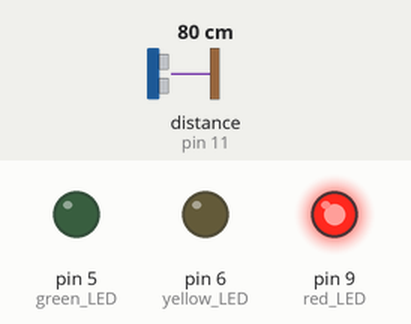
This sketch was run on a simulated Arduino Uno, built with avr-gcc and run on an emulated ATmega328P. Shown: output pins drawn as LEDs (lit = HIGH). Wiring (inferred from the names in the program): ultrasonic range finder: trigger pin 12; echo pin 11. The test bench sets the inputs (shaded band); at power-on: distance to the obstacle (sensor on pin 11) 80 cm. The echo pulse lasts 58.3 µs per cm; pins used as bus, display or sensor lines are not drawn.

Above: at 1.2 s.
1.3 s: distance to the obstacle (sensor on pin 11) set to 12 cm
2.8 s: distance to the obstacle (sensor on pin 11) set to 9 cm
At 4.0 s:
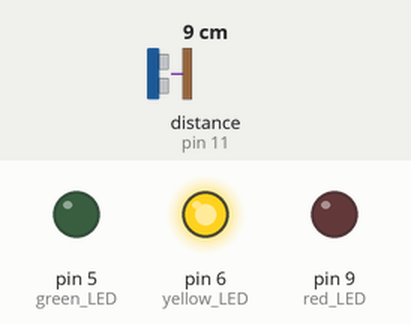
4.3 s: distance to the obstacle (sensor on pin 11) set to 7 cm
5.8 s: distance to the obstacle (sensor on pin 11) set to 4 cm
At 6.2 s:
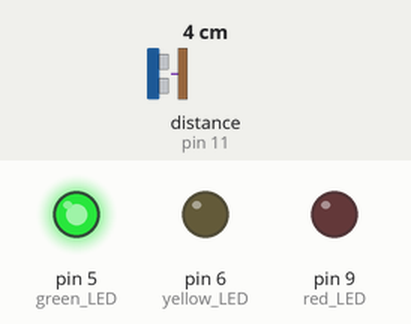
7.3 s: distance to the obstacle (sensor on pin 11) set to 18 cm
At 7.8 s:
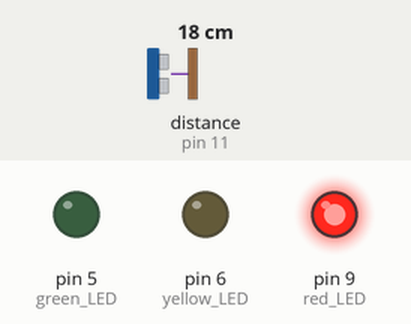
8.8 s: distance to the obstacle (sensor on pin 11) set to 2 cm
At 9.8 s:
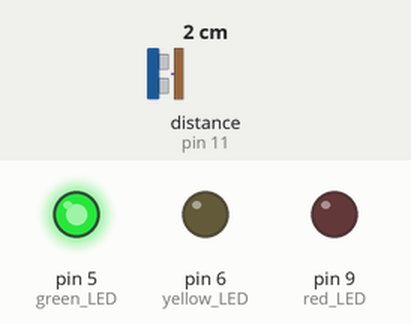
Timing chart, 0 to 11.3 s (numbered marks = the images above; inputs shaded):
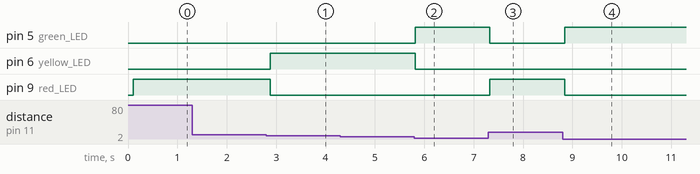

Measured:
- the behaviour switches between 11 and 10 cm on distance to the obstacle (sensor on pin 11) (found by bisection; images 0 and 1)
- the behaviour switches between 6 and 5 cm on distance to the obstacle (sensor on pin 11) (found by bisection; images 1 and 2)
- after the input at 1.3 s, every drawn part: stays the same
- after the input at 2.8 s, pin 6 (yellow_LED): LOW → HIGH after 0.08 s; pin 9 (red_LED): HIGH → LOW after 0.08 s
- after the input at 4.3 s, every drawn part: stays the same
- after the input at 5.8 s, pin 5 (green_LED): LOW → HIGH at once; pin 6 (yellow_LED): HIGH → LOW at once
- after the input at 7.3 s, pin 5 (green_LED): HIGH → LOW at once; pin 9 (red_LED): LOW → HIGH at once
- after the input at 8.8 s, pin 5 (green_LED): LOW → HIGH after 0.05 s; pin 9 (red_LED): HIGH → LOW after 0.05 s

The sketch:

assignment_2_circuit1.ino
```cpp
// Define pins for single LEDs
int red_LED = 9;
int yellow_LED = 6;
int green_LED = 5;

// Define pins for range sensor
int trigger = 12;
int echo = 11;

// Set max distance for range sensor
int max_dist = 200;

// Set timeout and sound velocity for range sensor
float time_out = max_dist * 60;
int sound_velocity = 340; // define sound speed=340m/s

// LED states
bool red_on = false;
bool yellow_on = false;
bool green_on = false;


void setup() {
  pinMode(trigger,OUTPUT);// set trigPin to output mode
  pinMode(echo,INPUT); // set echoPin to input mode

  // set all LEDs to output mode
  pinMode(red_LED, OUTPUT);
  pinMode(yellow_LED, OUTPUT);
  pinMode(green_LED, OUTPUT);
}

void loop() {
  float cur_distance;
  delay(100); // Wait 100ms between pings (about 20 pings/sec). 29ms should be the shortest delay between pings.
  cur_distance = getSonar();

  // change which light is on based on current distance
  if (cur_distance <= 5.0) {
    digitalWrite(green_LED, HIGH);
    green_on = true;
    if (yellow_on) {
      digitalWrite(yellow_LED, LOW);
      yellow_on = false;
    }
    if (red_on) {
      digitalWrite(red_LED, LOW);
      red_on = false;
    }
  }
  else if (cur_distance > 5.0 && cur_distance <= 10.0)  {
    digitalWrite(yellow_LED, HIGH);
    yellow_on = true;
    if (green_on) {
      digitalWrite(green_LED, LOW);
      green_on = false;
    }
    if (red_on) {
      digitalWrite(red_LED, LOW);
      red_on = false;
    }
  }
  else {
    digitalWrite(red_LED, HIGH);
    red_on = true;
    if (green_on) {
      digitalWrite(green_LED, LOW);
      green_on = false;
    }
    if (yellow_on) {
      digitalWrite(yellow_LED, LOW);
      yellow_on = false;
    }
  }

}

float getSonar() {
  unsigned long pingTime;
  float distance;
  digitalWrite(trigger, HIGH); // make trigPin output high level lasting for 10μs to triger HC_SR04,
  delayMicroseconds(10);
  digitalWrite(trigger, LOW);
  pingTime = pulseIn(echo, HIGH, time_out); // Wait HC-SR04 returning to the high level and measure out this waitting time
  distance = (float)pingTime * sound_velocity / 2 / 10000; // calculate the distance according to the time
  return distance; // return the distance value
}
```
